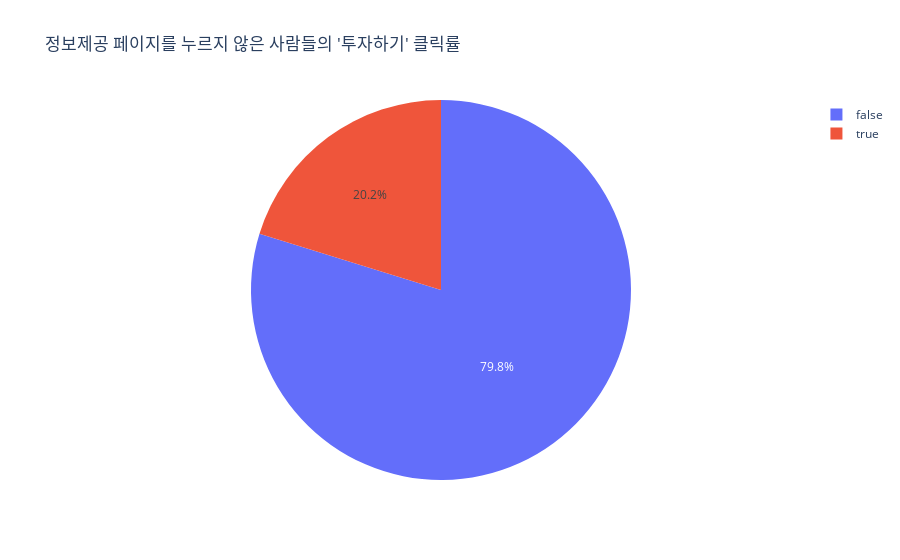

Notebook code for this chart:
### Code cell
not_info_click = my_df[~my_df['is_info']]

fig = px.pie(not_info_click, names="is_invest", title="정보제공 페이지를 누르지 않은 사람들의 '투자하기' 클릭률")

fig.show()

### Figure 1 — Plotly figure (JSON) as saved in the notebook; plotly's stock layout.template omitted (floating-point values rounded to 4 significant figures; data arrays with more than 128 entries replaced by an {"elided": "..."} marker saying what was removed)
{"data": [{"domain": {"x": [0, 1], "y": [0, 1]}, "hovertemplate": "is_invest=%{label}<extra></extra>", "labels": {"elided": "267 bool values"}, "legendgroup": "", "name": "", "showlegend": true, "type": "pie"}], "layout": {"legend": {"tracegroupgap": 0}, "title": {"text": "정보제공 페이지를 누르지 않은 사람들의 '투자하기' 클릭률"}}}
